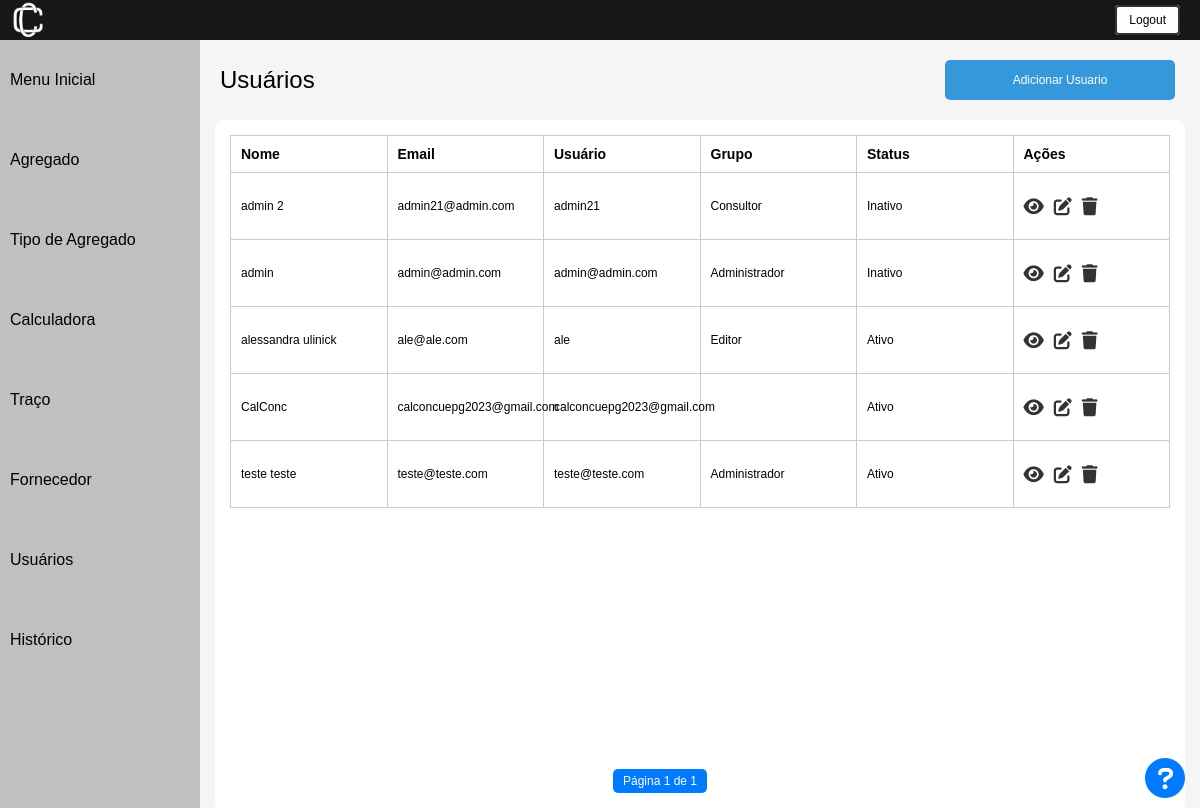
/desativar_usuario/1/ (signed in), run on the app's committed database.
### usuarios/models.py (models this page shows, shortened)
class CustomUsuario(AbstractUser):
    email = models.EmailField('E-mail', unique=True)
    username = models.CharField('Usuário', max_length=50, unique=True)
    fone = models.CharField('Telefone', max_length=25, null=True)
    is_staff = models.BooleanField('Membro da equipe', default=True)
    USERNAME_FIELD = 'email'
    REQUIRED_FIELDS = ['first_name', 'last_name', 'fone']
    class Meta:
        db_table = "usuarios"
    objects = UsuarioManager()

### usuarios/decorators.py (the view)
        def wrapper_func(request, *args, **kwargs):
            group = None
            if request.user.groups.exists():
                group = request.user.groups.all()[0].name
            if group in allowed_roles:
                return view_func(request, *args, **kwargs)
            else:
                return HttpResponseRedirect(reverse('error_page'))

### usuarios/scripts.py (called while the page is built)
def get_user_group(request):
    return request.user.groups.all()[0].name

### usuarios/views.py (called while the page is built)
@login_required
@allowed_users(allowed_roles=['Administrador'])
def desativar_usuario(request, pk):
    usuario = get_object_or_404(CustomUsuario, id=pk)
    usuario.is_active = False
    usuario.save()
    return listar_usuarios(request)

@login_required
@allowed_users(allowed_roles=['Administrador'])
def listar_usuarios(request):
    usuarios = CustomUsuario.objects.all().order_by(Lower('username'))
    paginator = Paginator(usuarios, itens_por_pagina)
    page_number = request.GET.get("page")
    context = {
        'usuarios': usuarios,
        'page_obj': paginator.get_page(page_number),
        'user_group': get_user_group(request)
    }
    return render(request, 'registration/index_usuario.html', context)

### usuarios/templates/registration/index_usuario.html (shortened to what this page needs)
{% extends 'base.html' %}
{% load static %}
{% block content %}
<html lang="pt-br">
<head>
    <link rel="stylesheet" href="{% static 'css/listar.css' %}">
    <link rel="stylesheet" href="https://cdnjs.cloudflare.com/ajax/libs/font-awesome/5.15.4/css/all.min.css">
</head>
<body>
     {% include "utils/header.html" %}
    <div class="container">
         {% include "utils/sidebar.html" %}
        <div class="content">
            <div class="cadastrar_btn">
                <a class="nome-pagina">Usuários</a>
                <a href="{% url 'cadastrar_usuario' %}" class="btn_cadastrar">Adicionar Usuario</a>
            </div>
            <div class = 'all-content'>
                <div class="lista">
                    <table>
                        <thead>
                            <tr>
                                <th>Nome</th>
                                <th>Email</th>
                                <th>Usuário</th>
                                <th>Grupo</th>
                                <th>Status</th>
                                <th>Ações</th>
                            </tr>
                        </thead>
                        <tbody>
                            {% for usuario in page_obj %}
                                <tr>
                                    <td>{{ usuario.first_name }} {{ usuario.last_name }}</td>
                                    <td>{{ usuario.email }}</td>
                                    <td>{{ usuario.username }}</td>
                                    <td>{{ usuario.groups.all.0 }}</td>
                                    {% if usuario.is_active %}
                                        <td>Ativo</td>
                                    {% else %}
                                        <td>Inativo</td>
                                    {% endif %}
                                    <td class="align-right">
                                      <div class="btn-action-container">
                                        <a href="{% url 'inspecionar_usuario' usuario.id %}" class="btn-action"><i class="fa fa-eye"></i></a>
                                        <a href="{% url 'editar_usuario' usuario.id %}" class="btn-action"><i class="fa fa-edit"></i></a>
                                        <button class="btn-action btn-deletar" data-id="{{ usuario.id }}" data-url="{% url 'desativar_usuario' usuario.id %}"><i class="fa fa-trash"></i></button>
                                      </div>
                                    </td>
                                </tr>
                            {% endfor %}
                        </tbody>
                    </table>
                    {% include "utils/paginador.html" %}
                    {% with duvidas_link='https://calconc.readthedocs.io/pt/latest/files/usuarios/main.html' %}
                        {% include "utils/duvidas.html" %}
                    {% endwith %}
                </div>
            </div>
        </div>
    </div>
</body>
{% endblock %}

### usuarios/static/css/listar.css (style rules this page uses)
* { margin: 0; padding: 0; color: inherit; }
body { font-family: arial, helvetica, sans-serif; font-size: 12px; background: #F5F5F5; min-height: 100vh; }
.container { display: flex; min-height: 96%; max-height: 80vh; overflow-y: auto; }
.content { flex: 1; margin: 15px; }
.nome-pagina { text-align: left; font-size: 24px; }
.cadastrar_btn { display: flex; justify-content: space-between; align-items: center; padding: 5px; }
.btn_cadastrar { height: 40px; line-height: 40px; width: 200px; padding: 0px 15px; background-color: #3498db; color: #fff; border: none; border-radius: 5px; cursor: pointer; margin-right: 5px; text-decoration: none; display: flex; align-items: center; justify-content: center; }
.all-content { width: 100%; height:94%; background-color: white; border-radius: 10px; overflow: auto; margin-top: 15px; }
.lista { margin: 15px; }
.lista table { width: 100%; font-size: 14px; table-layout: fixed; border-collapse: collapse; border: 1px solid #ccc; }
.btn-action-container { display: flex; justify-content: left; gap: 10px; }
.btn-action { background: none; border: none; cursor: pointer; font-size: 18px; color: #333; padding: 0; transition: color 0.3s ease; }
.lista td { font-size: 12px; white-space: pre-line; width: 20%; }
.lista th, .lista td { padding: 10px; text-align: left; border: 1px solid #ccc; width: 18%; }

### data on the page
CustomUsuario: first_name "admin 2", email "admin21@admin.com", username "admin21", groups.all.0 "Consultor", is_active "Inativo"
CustomUsuario: first_name "admin", email "admin@admin.com", username "admin@admin.com", groups.all.0 "Administrador", is_active "Inativo"
CustomUsuario: first_name "alessandra", last_name "ulinick", email "ale@ale.com", username "ale", groups.all.0 "Editor", is_active "Ativo"
CustomUsuario: first_name "CalConc", email "calconcuepg2023@gmail.com", username "calconcuepg2023@gmail.com", is_active "Ativo"
CustomUsuario: first_name "teste", last_name "teste", email "teste@teste.com", username "teste@teste.com", groups.all.0 "Administrador", is_active "Ativo"

### other printed values
{{ page_obj.number }} "1"
{{ page_obj.paginator.num_pages }} "1"
